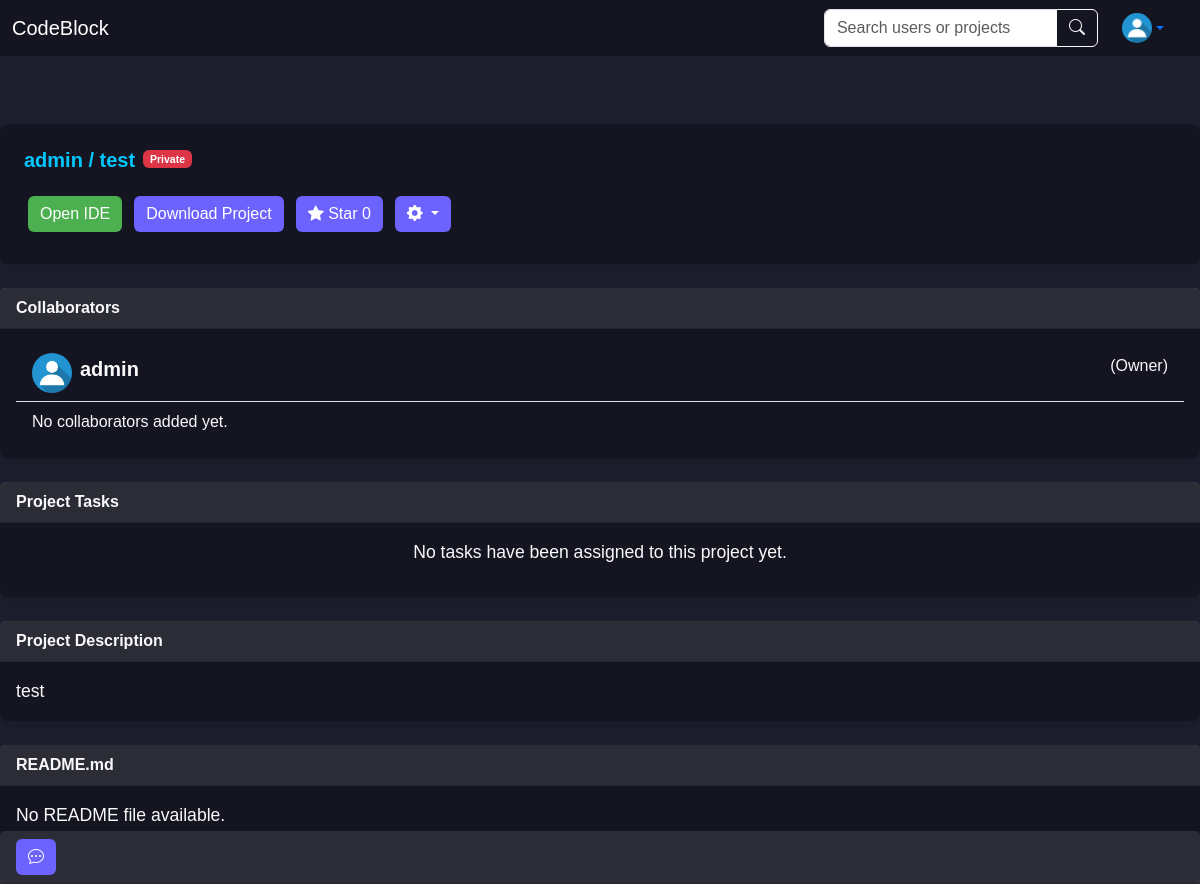
The page /project/admin/1/ (signed in) on the database its author committed.
### user/models.py (models this page shows, shortened)
class CustomUser(AbstractUser):
    profile_picture = models.ImageField(upload_to='profile_pictures/', null=True, blank=True)
    following = models.ManyToManyField(
        'self',
        symmetrical=False,
        related_name='followers',
        blank=True
    )
    bio = models.TextField(null=True, blank=True)
    activity_log = models.JSONField(default=dict, blank=True)
    project_dir = models.CharField(max_length=512, null=True, blank=True)
    default_mem_limit = models.CharField(
        max_length=10,
        default='512m',
        help_text="Default memory limit for the user's Docker containers (e.g., '512m' for 512MB)."
    )
    default_memswap_limit = models.CharField(
        max_length=10,
        default='1g',
        help_text="Default memory + swap limit for the user's Docker containers (e.g., '1g' for 1GB)."
    )
    default_cpus = models.DecimalField(
        max_digits=3,
        decimal_places=2,
        default=0.5,
        help_text="Default number of CPUs allocated for the user's Docker containers (e.g., 0.5 for half a CPU)."
    )
    default_cpu_shares = models.PositiveIntegerField(
        default=512,
        help_text="Default relative CPU weight for the user's Docker containers (higher value = higher priority)."
    )

### project/models.py (models this page shows, shortened)
class Project(models.Model):
    THEME_CHOICES = [
        ('default', 'Light Mode'),
        ('eclipse', 'Eclipse'),
        ('material', 'Material'),
        ('cobalt', 'Cobalt'),
        ('monokai', 'Monokai'),
        ('dracula', 'Dracula'),
    ]
    SYNTAX_CHOICES = [
        ('auto', 'Auto Detect'),
        ('plain', 'Plain Text'),
        ('python', 'Python'),
        ('javascript', 'JavaScript'),
        ('html', 'HTML'),
        ('css', 'CSS'),
        ('java', 'Java'),
        ('c', 'C'),
        ('cpp', 'C++'),
        ('php', 'PHP'),
        ('ruby', 'Ruby'),
        ('swift', 'Swift'),
        ('go', 'Go'),
        ('rust', 'Rust'),
        ('typescript', 'TypeScript'),
    ]
    user = models.ForeignKey(settings.AUTH_USER_MODEL, on_delete=models.CASCADE)
    project_name = models.CharField(max_length=100)
    project_path = models.CharField(max_length=100,)
    project_description = TextField(blank=True, null=True)
    selected_theme = models.CharField(max_length=20, choices=THEME_CHOICES, default='default')
    selected_syntax = models.CharField(max_length=20, choices=SYNTAX_CHOICES, default='auto')
    is_public = models.BooleanField(default=False)
    likes = models.PositiveIntegerField(default=0)
    liked_by = models.ManyToManyField(settings.AUTH_USER_MODEL, related_name='liked_projects', blank=True)
    modified_at = models.DateTimeField(auto_now=True)
    created_at = models.DateTimeField(auto_now_add=True)
    collaborators = models.ManyToManyField(settings.AUTH_USER_MODEL, related_name='collaborating_projects', blank=True)

### project/views.py (the view, shortened to what this page needs)
# urls.py: path('project/<str:username>/<int:project_id>/', ProjectView.as_view(), name='project'),
class ProjectView(TemplateView):
    template_name = 'project.html'
    def get(self, request, *args, **kwargs):
        project_id = kwargs.get('project_id')
        if project_id:
            try:
                current_project = Project.objects.get(id=project_id)
            except Project.DoesNotExist:
                return redirect('personal_profile')  # Redirect if the project does not exist
        else:
            current_project = Project.objects.order_by('-modified_at').first()
        project_tree = get_project_tree(current_project.project_path)
        readme_content = "<p>No README file available.</p>"
        readme_path = os.path.join(current_project.project_path, "README.md")
        if os.path.exists(readme_path):
            with open(readme_path, "r", encoding="utf-8") as readme_file:
                readme_content = markdown.markdown(readme_file.read())
        following_users = []
        followers_users = []
        chat_rooms = []
        all_users = []
        if isinstance(request.user, AnonymousUser):
            pass
        else:
            following_users = request.user.following.all()
            followers_users = request.user.followers.all()
            chat_rooms = ChatRoom.objects.filter(participants=request.user)
            all_users = (following_users | followers_users).distinct()
        context = {
            'current_project': current_project,
            'project_tree': project_tree,
            'readme_content': readme_content,
            'tasks': current_project.tasks.all(),
            'recent_chats': chat_rooms,
            'all_users': all_users,
            'all_messages': Message.objects.filter(room__in=chat_rooms).order_by('timestamp'),
        }
        return render(request, self.template_name, context)

### project/views.py (called while the page is built, shortened)
def get_project_tree(project_path):
    project_tree = []
    root_dir = os.path.basename(project_path)
    return project_tree

### project/templates/project.html (shortened to what this page needs)
{% extends 'base.html' %}
{% block extra_head %}
{% load static %}
<link rel="stylesheet" type="text/css" href="{% static 'project.css' %}">
{% endblock %}
{% block content %}
<div class="mb-4">
    <div class="card shadow border-0">
        <div class="text-light m-4">
            <div class="d-flex flex-wrap justify-content-start">
                <h3 class="card-title mb-4">
                    <a href="{% url 'profile' current_project.user.username %}" class="card-title">
                        {{ current_project.user.username }}
                    </a>
                    /
                    <a href="{% url 'project' username=current_project.user.username project_id=current_project.id %}"
                       class="card-title">
                        {{ current_project.project_name }}
                    </a>
                </h3>
                <p class="text-light small ms-2">
                    {% if current_project.is_public %}
                    <span class="badge bg-primary">Public</span>
                    {% else %}
                    <span class="badge bg-danger">Private</span>
                    {% endif %}
                </p>
            </div>
            <div class="d-flex flex-wrap justify-content-start">
                <a href="{% url 'ide' username=current_project.user.username project_id=current_project.id %}"
                   class="btn btn-primary mx-1 mb-2">
                    Open IDE
                </a>
                <form method="post"
                      action="{% url 'ide' username=current_project.user.username project_id=current_project.id %}"
                      class="ms-1">
                    <button type="submit" class="btn btn-secondary mx-1 mb-2" name="download_project">Download Project
                    </button>
                </form>
                {% if user.is_authenticated %}
                <form method="post"
                      action="{% url 'project' username=current_project.user.username project_id=current_project.id %}"
                      class="mx-1">
                    <button type="submit" name="toggle_like" class="btn btn-secondary mx-1 mb-2">
                        <i class="bi bi-star-fill"></i>
                        {% if user in current_project.liked_by.all %}
                        Starred {{ current_project.likes }}
                        {% else %}
                        Star {{ current_project.likes }}
                        {% endif %}
                    </button>
                </form>
                {% endif %}
                {% if request.user == current_project.user %}
                <div class="dropdown">
                    <button class="btn btn-secondary dropdown-toggle mx-1 mb-2" type="button" id="settingsDropdown"
                            data-bs-toggle="dropdown" aria-expanded="false">
                        <i class="bi bi-gear-fill"></i>
                    </button>
                </div>
                {% endif %}
            </div>
        </div>
    </div>
</div>
<div class="mb-4">
    <div class="card shadow border-0">
        <div class="card-header text-light">
            Collaborators
        </div>
        <div class="card-body text-light">
            <ul class="list-group list-group-flush">
                <li class="list-group-item bg-transparent text-light d-flex align-items-center">
                    <img src="{{ current_project.user.profile_picture.url }}" alt="Profile"
                         class="profile-image rounded-circle me-2" style="width: 40px; height: 40px;">
                    <div class="d-flex justify-content-between w-100">
                        <a href="{% url 'profile' current_project.user.username %}"
                           class="card-title text-decoration-none text-light fs-5">
                            {{ current_project.user.username }}
                        </a>
                        <span class="text-light ms-2">(Owner)</span>
                    </div>
                </li>
                {% for collaborator in current_project.collaborators.all %}
                <li class="list-group-item bg-transparent text-light d-flex align-items-center">
                    <img src="{{ collaborator.profile_picture.url }}" alt="Profile"
                         class="profile-image rounded-circle me-2" style="width: 40px; height: 40px;">
                    <div class="d-flex justify-content-between w-100">
                        <a href="{% url 'public_profile' collaborator.username %}"
                           class="card-title text-decoration-none text-light fs-5">
                            {{ collaborator.username }}
                        </a>
                        {% if request.user == current_project.user %}
                        <form method="post" class="m-0">
                            {% csrf_token %}
                            <input type="hidden" name="collaborator_id" value="{{ collaborator.id }}">
                            <button type="submit" name="remove_collaborator" class="btn btn-danger btn-sm">Remove
                            </button>
                        </form>
                        {% endif %}
                    </div>
                </li>
                {% empty %}
                <li class="list-group-item bg-transparent text-light">No collaborators added yet.</li>
                {% endfor %}
            </ul>
        </div>
    </div>
</div>
<div class="mb-4">
    <div class="card shadow border-0">
        <div class="card-header text-light">Project Tasks</div>
        <div class="card-body text-light">
            {% if tasks %}
            <ul class="list-group">
                {% for task in tasks %}
                <li class="list-group-item" style="background-color: rgba(255, 255, 255, 0.1);">
                    <div class="d-flex justify-content-between align-items-center mb-2">
                        <a href="#"
                           class="text-light"
                           data-bs-toggle="modal"
                           data-bs-target="#updateTaskModal"
                           data-task-id="{{ task.id }}"
                           data-task-title="{{ task.title }}"
                           data-task-description="{{ task.description }}"
                           data-task-status="{{ task.status }}">
                            <strong>{{ task.title }}</strong>
                        </a>
                        <span class="badge bg-secondary">{{ task.get_status_display }}</span>
                    </div>
                    <p class="mb-1 text-light">{{ task.description }}</p>
                    <div class="small text-light">
                        Assigned to: {{ task.assigned_to.username }} <br>
                        Assigned by: {{ task.assigned_by.username }}
                    </div>
                </li>
                {% endfor %}
            </ul>
            {% else %}
            <div class="text-center">
                <p class="text-light">No tasks have been assigned to this project yet.</p>
            </div>
            {% endif %}
        </div>
    </div>
</div>
<div class="mb-4">
    <div class="card shadow border-0">
        <div class="card-header text-light">
            Project Description
        </div>
        <div class="card-body text-light">
            <p class="mb-0">{{ current_project.project_description }}</p>
        </div>
    </div>
</div>
<div class="mb-4">
    <div class="card shadow border-0">
        <div class="card-header text-light">
            README.md
        </div>
        <div class="card-body text-light">
            <p class="mb-0">{{ readme_content|safe }}</p>
        </div>
    </div>
</div>
{% endblock %}

### home/templates/base.html (shortened to what this page needs)
<!DOCTYPE html>
<html lang="en">
<head>
    <link href="https://cdn.jsdelivr.net/npm/bootstrap@5.3.2/dist/css/bootstrap.min.css" rel="stylesheet">
    <link href="https://cdn.jsdelivr.net/npm/bootstrap-icons/font/bootstrap-icons.css" rel="stylesheet">
    {% load static %}
    <link rel="stylesheet" type="text/css" href="{% static 'base.css' %}">
    <link rel="stylesheet" type="text/css" href="{% static 'base.js' %}">
    {% block extra_head %}{% endblock %}
</head>
<body>
<nav class="navbar fixed-top navbar-expand-lg navbar-dark">
    <div class="container-fluid">
        <a class="navbar-brand" href="{% url 'home' %}">
            CodeBlock
        </a>
        <div class="collapse navbar-collapse" id="navbarContent">
            <div class="ms-auto">
                <form class="d-flex me-4" action="{% url 'search' %}" method="get">
                    <div class="input-group">
                        <input class="form-control" type="search" name="query" placeholder="Search users or projects"
                               aria-label="Search">
                        <button class="btn btn-outline-light" type="submit">
                            <i class="bi bi-search"></i>
                        </button>
                    </div>
                </form>
            </div>
            <div class="dropdown me-4">
                {% if user.is_authenticated %}
                    <a href="{% url 'profile' username=user.username %}"
                       class="d-flex align-items-center dropdown-toggle" id="userDropdown" data-bs-toggle="dropdown"
                       aria-expanded="false">
                        <img src="{{ user.profile_picture.url }}" alt="Profile Picture" width="30" height="30"
                             class="rounded-circle">
                    </a>
                {% else %}
                    <a href="{% url 'login' %}" class="btn btn-outline-light me-2">Sign In</a>
                    <a href="{% url 'register' %}" class="btn btn-light">Sign Up</a>
                {% endif %}
            </div>
        </div>
    </div>
</nav>
<main class="main-content pt-5">
    {% block content %}{% endblock %}
</main>
{% if user.is_authenticated %}
    <div class="chat-box">
        <div class="card">
            <div class='card-header'>
                <button class="btn btn-secondary" type="button" data-bs-toggle="collapse"
                        data-bs-target="#chatCardCollapse, #mainChatCard" id="toggleButton">
                    <i class="bi bi-chat-dots"></i>
                </button>
            </div>
        </div>
    </div>
{% endif %}
</body>
</html>

### home/static/base.css (style rules this page uses)
:root { --bg-dark: #1e1e2f; --bg-darker: #151521; --text-light: #e4e4e7; --text-accent: #00c8ff; --btn-primary: #4caf50; --btn-secondary: #6c63ff; --btn-danger: #e74c3c; }
.navbar.fixed-top { position: fixed; top: 0; left: 0; right: 0; z-index: 1030; background-color: var(--bg-darker); color: var(--text-accent); }
body { background-color: var(--bg-dark); color: var(--text-light); font-family: 'Arial', sans-serif; padding-top: 56px; }
.btn-primary { background-color: var(--btn-primary); border: none; }
.btn-secondary { background-color: var(--btn-secondary); border: none; }
.card { background-color: var(--bg-darker); border: none; border-radius: 0.5rem; box-shadow: 0 4px 8px rgba(0, 0, 0, 0.3); }
.card-header { background-color: rgba(255, 255, 255, 0.1); font-weight: bold; color: var(--text-light); }
.card-title { color: var(--text-accent); font-size: 20px; font-weight: bold; text-decoration: none; }
.card-body p { font-size: 1.1rem; }
.main-content { margin: 0 auto; max-width: 1200px; margin-top: 20px }
.chat-box { position: fixed; bottom: 0; right: 0; z-index: 1; width: 30%; }
@media (max-width: 1200px) { .chat-box { width: 100%; bottom: 0; right: 0; margin: 0; } }

### rows shown on the page
CustomUser: profile_picture (placeholder picture)
Project: user.username "admin", project_name "test", likes "0", user.profile_picture (placeholder picture), project_description "test"

### other values the page prints
{{ readme_content|safe }} "No README file available."
